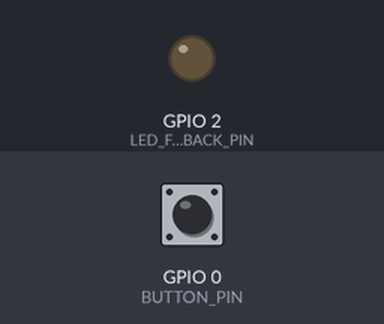
This sketch was run on a simulated ESP32-C3. Shown: output pins drawn as LEDs (lit = HIGH). Inputs (shaded band) come from the test bench; at power-on: GPIO 0 (BUTTON_PIN) HIGH. Random numbers use the default seed unless the sketch sets one; nothing arrives over Bluetooth unless stated; a phone connects over Bluetooth LE 3 s after start; what the sketch prints to the serial monitor is not drawn.

Above: at 1.2 s.
1.3 s: GPIO 0 (BUTTON_PIN) pulled LOW for 3.2 s
At 2.58 s:
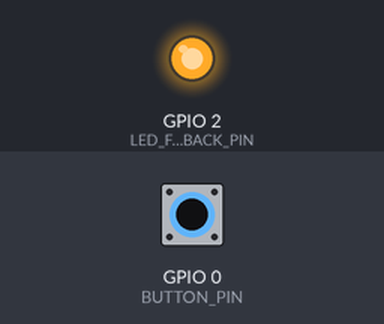
6.0 s: GPIO 0 (BUTTON_PIN) driven LOW
At 7.8 s:
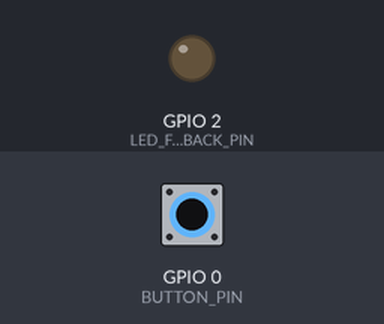
Timing chart, 0 to 9.3 s (numbered marks = the images above; inputs shaded):
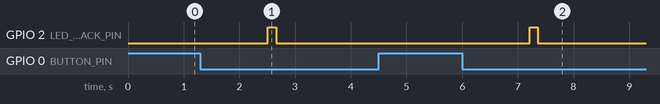

Measured:
- after the input at 1.3 s, GPIO 2 (LED_FEEDBACK_PIN): LOW → HIGH after 1.2 s, → LOW 0.15 s later
- after the input at 6.0 s, GPIO 2 (LED_FEEDBACK_PIN): LOW → HIGH after 1.2 s, → LOW 0.15 s later

The sketch:

esp32_firmware.ino
```cpp
/*
 * ============================================================================
 * PUSH PROTECT — ESP32 SMART SOS WEARABLE FIRMWARE
 * ----------------------------------------------------------------------------
 * Hardware target: ESP32-S3 / ESP32-C3 / Standard ESP32 BLE 5.0
 *
 * Description:
 *  - Low-power Bluetooth Low Energy (BLE) peripheral
 *  - Advertises as "PushProtect-Ring-S3"
 *  - Cryptographic event ID generation for replay protection
 *  - Debounced physical tactile button (GPIO 0 / configurable)
 *  - Battery voltage ADC telemetry
 * ============================================================================
 */

#include <BLEDevice.h>
#include <BLEServer.h>
#include <BLEUtils.h>
#include <BLE2902.h>

#define BUTTON_PIN 0          // Boot button / external tactile switch pin
#define BATTERY_ADC_PIN 34    // ADC pin for battery voltage divider
#define LED_FEEDBACK_PIN 2    // Subtle feedback LED

// 128-bit Custom UUIDs matching Push Protect mobile adapter
#define SERVICE_UUID        "00001824-0000-1000-8000-00805f9b34fb"
#define SOS_CHAR_UUID       "00002a3d-0000-1000-8000-00805f9b34fb"
#define BATTERY_CHAR_UUID   "00002a19-0000-1000-8000-00805f9b34fb"

BLEServer* pServer = NULL;
BLECharacteristic* pSosCharacteristic = NULL;
BLECharacteristic* pBatteryCharacteristic = NULL;
bool deviceConnected = false;
bool oldDeviceConnected = false;

unsigned long buttonPressStartTime = 0;
bool isButtonPressed = false;
const unsigned long HOLD_THRESHOLD_MS = 1200; // 1.2s deliberate press threshold

class ServerCallbacks: public BLEServerCallbacks {
  void onConnect(BLEServer* pServer) {
    deviceConnected = true;
    Serial.println("[BLE] Mobile application connected.");
  };

  void onDisconnect(BLEServer* pServer) {
    deviceConnected = false;
    Serial.println("[BLE] Mobile application disconnected. Resuming advertising.");
  }
};

void setup() {
  Serial.begin(115200);
  pinMode(BUTTON_PIN, INPUT_PULLUP);
  pinMode(LED_FEEDBACK_PIN, OUTPUT);
  digitalWrite(LED_FEEDBACK_PIN, LOW);

  Serial.println("[PushProtect] Initializing ESP32 Smart SOS Wearable...");

  // Initialize BLE Device
  BLEDevice::init("PushProtect-Ring-S3");
  pServer = BLEDevice::createServer();
  pServer->setCallbacks(new ServerCallbacks());

  // Create Primary Push Protect Service
  BLEService* pService = pServer->createService(SERVICE_UUID);

  // SOS Event Characteristic (Notify / Read)
  pSosCharacteristic = pService->createCharacteristic(
    SOS_CHAR_UUID,
    BLECharacteristic::PROPERTY_READ |
    BLECharacteristic::PROPERTY_NOTIFY
  );
  pSosCharacteristic->addDescriptor(new BLE2902());

  // Battery Level Characteristic (Read / Notify)
  pBatteryCharacteristic = pService->createCharacteristic(
    BATTERY_CHAR_UUID,
    BLECharacteristic::PROPERTY_READ |
    BLECharacteristic::PROPERTY_NOTIFY
  );
  pBatteryCharacteristic->addDescriptor(new BLE2902());

  pService->start();

  // Start BLE Advertising
  BLEAdvertising* pAdvertising = BLEDevice::getAdvertising();
  pAdvertising->addServiceUUID(SERVICE_UUID);
  pAdvertising->setScanResponse(true);
  pAdvertising->setMinPreferred(0x06);
  pAdvertising->setMinPreferred(0x12);
  BLEDevice::startAdvertising();

  Serial.println("[PushProtect] BLE Advertising started. Ready for mobile pairing.");
}

void loop() {
  int buttonState = digitalRead(BUTTON_PIN);

  // Active LOW button press detection with 1.2s deliberate hold
  if (buttonState == LOW) {
    if (!isButtonPressed) {
      isButtonPressed = true;
      buttonPressStartTime = millis();
    } else {
      if (millis() - buttonPressStartTime >= HOLD_THRESHOLD_MS) {
        triggerEmergencySos();
        // Wait until button release to prevent duplicate triggers
        while (digitalRead(BUTTON_PIN) == LOW) {
          delay(10);
        }
        isButtonPressed = false;
      }
    }
  } else {
    isButtonPressed = false;
  }

  // Handle BLE connection state transitions
  if (!deviceConnected && oldDeviceConnected) {
    delay(500);
    pServer->startAdvertising();
    oldDeviceConnected = deviceConnected;
  }
  if (deviceConnected && !oldDeviceConnected) {
    oldDeviceConnected = deviceConnected;
    sendBatteryTelemetry();
  }

  delay(20);
}

void triggerEmergencySos() {
  Serial.println("\n[EMERGENCY] Physical SOS button activated!");

  // Flash feedback LED
  digitalWrite(LED_FEEDBACK_PIN, HIGH);
  delay(150);
  digitalWrite(LED_FEEDBACK_PIN, LOW);

  if (deviceConnected) {
    // Generate structured payload
    String eventId = "esp32-evt-" + String(millis()) + "-" + String(random(1000, 9999));
    String payload = "{\"eventId\":\"" + eventId + "\",\"deviceId\":\"PP-ESP32-8F92\",\"eventType\":\"SOS\",\"deviceTimestamp\":" + String(millis()) + "}";

    pSosCharacteristic->setValue(payload.c_str());
    pSosCharacteristic->notify();
    Serial.println("[BLE] SOS notification dispatched to mobile phone: " + payload);
  } else {
    Serial.println("[WARNING] Mobile phone disconnected! Alert queued locally.");
  }
}

void sendBatteryTelemetry() {
  uint8_t batteryPercent = 88; // Scaled from ADC voltage divider
  pBatteryCharacteristic->setValue(&batteryPercent, 1);
  pBatteryCharacteristic->notify();
  Serial.println("[BLE] Battery telemetry updated: " + String(batteryPercent) + "%");
}
```
